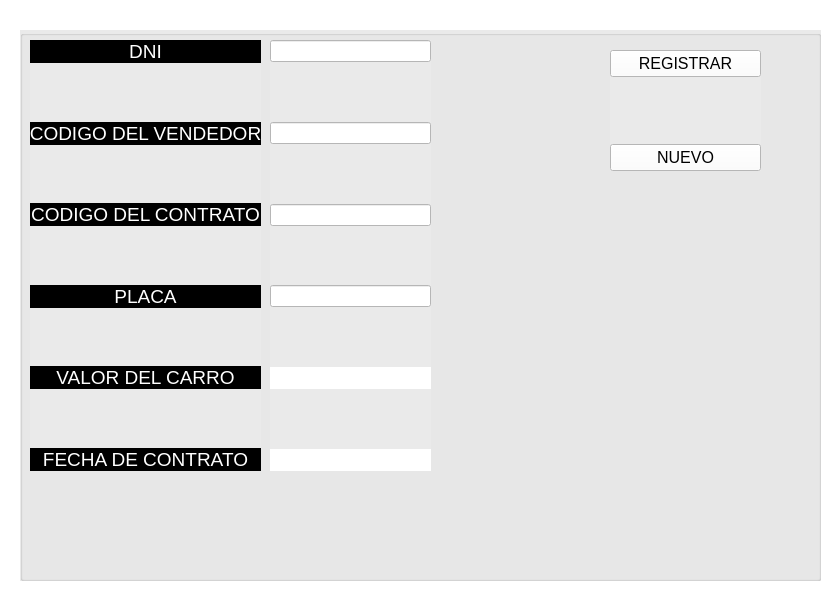
         <widget class="QWidget" name="subVentanaContratos">
          <property name="windowTitle">
           <string>Contratos</string>
          </property>
          <property name="styleSheet">
           <string notr="true">background-color: rgb(255, 255, 255);</string>
          </property>
          <widget class="QGroupBox" name="groupBox_6">
           <property name="geometry">
            <rect>
             <x>20</x>
             <y>30</y>
             <width>801</width>
             <height>551</height>
            </rect>
           </property>
           <property name="font">
            <font>
             <pointsize>14</pointsize>
            </font>
           </property>
           <property name="styleSheet">
            <string notr="true">background-color: rgb(255, 255, 255);
background-color: rgb(234, 234, 234);</string>
           </property>
           <property name="title">
            <string/>
           </property>
           <property name="alignment">
            <set>Qt::AlignCenter</set>
           </property>
           <widget class="QWidget" name="layoutWidget_11">
            <property name="geometry">
             <rect>
              <x>10</x>
              <y>10</y>
              <width>231</width>
              <height>431</height>
             </rect>
            </property>
            <layout class="QVBoxLayout" name="verticalLayout_15">
             <item>
              <widget class="QLabel" name="promedio_57">
               <property name="font">
                <font>
                 <pointsize>14</pointsize>
                </font>
               </property>
               <property name="styleSheet">
                <string notr="true">background-color: rgb(0, 0, 0);
color: rgb(255, 255, 255);</string>
               </property>
               <property name="text">
                <string>DNI</string>
               </property>
               <property name="alignment">
                <set>Qt::AlignCenter</set>
               </property>
              </widget>
             </item>
             <item>
              <spacer name="verticalSpacer_40">
               <property name="orientation">
                <enum>Qt::Vertical</enum>
               </property>
               <property name="sizeHint" stdset="0">
                <size>
                 <width>20</width>
                 <height>40</height>
                </size>
               </property>
              </spacer>
             </item>
             <item>
              <widget class="QLabel" name="promedio_56">
               <property name="font">
                <font>
                 <pointsize>14</pointsize>
                </font>
               </property>
               <property name="styleSheet">
                <string notr="true">background-color: rgb(0, 0, 0);
color: rgb(255, 255, 255);</string>
               </property>
               <property name="text">
                <string>CODIGO DEL VENDEDOR</string>
               </property>
               <property name="alignment">
                <set>Qt::AlignCenter</set>
               </property>
              </widget>
             </item>
             <item>
              <spacer name="verticalSpacer_38">
               <property name="orientation">
                <enum>Qt::Vertical</enum>
               </property>
               <property name="sizeHint" stdset="0">
                <size>
                 <width>20</width>
                 <height>40</height>
                </size>
               </property>
              </spacer>
             </item>
             <item>
              <widget class="QLabel" name="promedio_58">
               <property name="font">
                <font>
                 <pointsize>14</pointsize>
                </font>
               </property>
               <property name="styleSheet">
                <string notr="true">background-color: rgb(0, 0, 0);
color: rgb(255, 255, 255);</string>
               </property>
               <property name="text">
                <string>CODIGO DEL CONTRATO</string>
               </property>
               <property name="alignment">
                <set>Qt::AlignCenter</set>
               </property>
              </widget>
             </item>
             <item>
              <spacer name="verticalSpacer_41">
               <property name="orientation">
                <enum>Qt::Vertical</enum>
               </property>
               <property name="sizeHint" stdset="0">
                <size>
                 <width>20</width>
                 <height>40</height>
                </size>
               </property>
              </spacer>
             </item>
             <item>
              <widget class="QLabel" name="promedio_59">
               <property name="font">
                <font>
                 <pointsize>14</pointsize>
                </font>
               </property>
               <property name="styleSheet">
                <string notr="true">background-color: rgb(0, 0, 0);
color: rgb(255, 255, 255);</string>
               </property>
               <property name="text">
                <string>PLACA</string>
               </property>
               <property name="alignment">
                <set>Qt::AlignCenter</set>
               </property>
              </widget>
             </item>
             <item>
              <spacer name="verticalSpacer_42">
               <property name="orientation">
                <enum>Qt::Vertical</enum>
               </property>
               <property name="sizeHint" stdset="0">
                <size>
                 <width>20</width>
                 <height>40</height>
                </size>
               </property>
              </spacer>
             </item>
             <item>
              <widget class="QLabel" name="promedio_60">
               <property name="font">
                <font>
                 <pointsize>14</pointsize>
                </font>
               </property>
               <property name="styleSheet">
                <string notr="true">background-color: rgb(0, 0, 0);
color: rgb(255, 255, 255);</string>
               </property>
               <property name="text">
                <string>VALOR DEL CARRO</string>
               </property>
               <property name="alignment">
                <set>Qt::AlignCenter</set>
               </property>
              </widget>
             </item>
             <item>
              <spacer name="verticalSpacer_43">
               <property name="orientation">
                <enum>Qt::Vertical</enum>
               </property>
               <property name="sizeHint" stdset="0">
                <size>
                 <width>20</width>
                 <height>40</height>
                </size>
               </property>
              </spacer>
             </item>
             <item>
              <widget class="QLabel" name="promedio_61">
               <property name="font">
                <font>
                 <pointsize>14</pointsize>
                </font>
               </property>
               <property name="styleSheet">
                <string notr="true">background-color: rgb(0, 0, 0);
color: rgb(255, 255, 255);</string>
               </property>
               <property name="text">
                <string>FECHA DE CONTRATO</string>
               </property>
               <property name="alignment">
                <set>Qt::AlignCenter</set>
               </property>
              </widget>
             </item>
            </layout>
           </widget>
           <widget class="QWidget" name="layoutWidget_12">
            <property name="geometry">
             <rect>
              <x>590</x>
              <y>20</y>
              <width>151</width>
              <height>121</height>
             </rect>
            </property>
            <layout class="QVBoxLayout" name="verticalLayout_16">
             <item>
              <widget class="QPushButton" name="bAgrabar_7">
               <property name="font">
                <font>
                 <pointsize>12</pointsize>
                </font>
               </property>
               <property name="styleSheet">
                <string notr="true">background-color: rgb(255, 255, 255);</string>
               </property>
               <property name="text">
                <string>REGISTRAR</string>
               </property>
               <property name="icon">
                <iconset>
                 <activeon>C:/Users/SEBAS/Downloads/imagenes/actualest.png</activeon>
                </iconset>
               </property>
               <property name="iconSize">
                <size>
                 <width>20</width>
                 <height>20</height>
                </size>
               </property>
              </widget>
             </item>
             <item>
              <spacer name="verticalSpacer_44">
               <property name="orientation">
                <enum>Qt::Vertical</enum>
               </property>
               <property name="sizeHint" stdset="0">
                <size>
                 <width>20</width>
                 <height>40</height>
                </size>
               </property>
              </spacer>
             </item>
             <item>
              <widget class="QPushButton" name="bAnuevo_6">
               <property name="font">
                <font>
                 <pointsize>12</pointsize>
                </font>
               </property>
               <property name="styleSheet">
                <string notr="true">background-color: rgb(255, 255, 255);</string>
               </property>
               <property name="text">
                <string>NUEVO</string>
               </property>
               <property name="icon">
                <iconset>
                 <activeon>C:/Users/SEBAS/Downloads/imagenes/actmodulo.png</activeon>
                </iconset>
               </property>
               <property name="iconSize">
                <size>
                 <width>20</width>
                 <height>20</height>
                </size>
               </property>
              </widget>
             </item>
            </layout>
           </widget>
           <widget class="QWidget" name="layoutWidget">
            <property name="geometry">
             <rect>
              <x>250</x>
              <y>10</y>
              <width>161</width>
              <height>431</height>
             </rect>
            </property>
            <layout class="QVBoxLayout" name="verticalLayout_7">
             <item>
              <widget class="QLineEdit" name="cDni3">
               <property name="styleSheet">
                <string notr="true">background-color: rgb(255, 255, 255);</string>
               </property>
               <property name="text">
                <string/>
               </property>
               <property name="alignment">
                <set>Qt::AlignCenter</set>
               </property>
              </widget>
             </item>
             <item>
              <spacer name="verticalSpacer_16">
               <property name="orientation">
                <enum>Qt::Vertical</enum>
               </property>
               <property name="sizeHint" stdset="0">
                <size>
                 <width>20</width>
                 <height>40</height>
                </size>
               </property>
              </spacer>
             </item>
             <item>
              <widget class="QLineEdit" name="vCodigo3">
               <property name="styleSheet">
                <string notr="true">background-color: rgb(255, 255, 255);</string>
               </property>
               <property name="text">
                <string/>
               </property>
               <property name="alignment">
                <set>Qt::AlignCenter</set>
               </property>
              </widget>
             </item>
             <item>
              <spacer name="verticalSpacer_17">
               <property name="orientation">
                <enum>Qt::Vertical</enum>
               </property>
               <property name="sizeHint" stdset="0">
                <size>
                 <width>20</width>
                 <height>40</height>
                </size>
               </property>
              </spacer>
             </item>
             <item>
              <widget class="QLineEdit" name="coCodigo">
               <property name="styleSheet">
                <string notr="true">background-color: rgb(255, 255, 255);</string>
               </property>
               <property name="text">
                <string/>
               </property>
               <property name="alignment">
                <set>Qt::AlignCenter</set>
               </property>
              </widget>
             </item>
             <item>
              <spacer name="verticalSpacer_22">
               <property name="orientation">
                <enum>Qt::Vertical</enum>
               </property>
               <property name="sizeHint" stdset="0">
                <size>
                 <width>20</width>
                 <height>40</height>
                </size>
               </property>
              </spacer>
             </item>
             <item>
              <widget class="QLineEdit" name="caPlaca2">
               <property name="styleSheet">
                <string notr="true">background-color: rgb(255, 255, 255);</string>
               </property>
               <property name="text">
                <string/>
               </property>
               <property name="alignment">
                <set>Qt::AlignCenter</set>
               </property>
              </widget>
             </item>
             <item>
              <spacer name="verticalSpacer_23">
               <property name="orientation">
                <enum>Qt::Vertical</enum>
               </property>
               <property name="sizeHint" stdset="0">
                <size>
                 <width>20</width>
                 <height>40</height>
                </size>
               </property>
              </spacer>
             </item>
             <item>
              <widget class="QLabel" name="covalorCarro">
               <property name="font">
                <font>
                 <pointsize>14</pointsize>
                </font>
               </property>
               <property name="styleSheet">
                <string notr="true">background-color: rgb(255, 255, 255);
</string>
               </property>
               <property name="text">
                <string/>
               </property>
               <property name="alignment">
                <set>Qt::AlignCenter</set>
               </property>
              </widget>
             </item>
             <item>
              <spacer name="verticalSpacer_25">
               <property name="orientation">
                <enum>Qt::Vertical</enum>
               </property>
               <property name="sizeHint" stdset="0">
                <size>
                 <width>20</width>
                 <height>40</height>
                </size>
               </property>
              </spacer>
             </item>
             <item>
              <widget class="QLabel" name="coFechaDeContrato">
               <property name="font">
                <font>
                 <pointsize>14</pointsize>
                </font>
               </property>
               <property name="styleSheet">
                <string notr="true">background-color: rgb(255, 255, 255);
</string>
               </property>
               <property name="text">
                <string/>
               </property>
               <property name="alignment">
                <set>Qt::AlignCenter</set>
               </property>
              </widget>
             </item>
            </layout>
           </widget>
          </widget>
         </widget>
